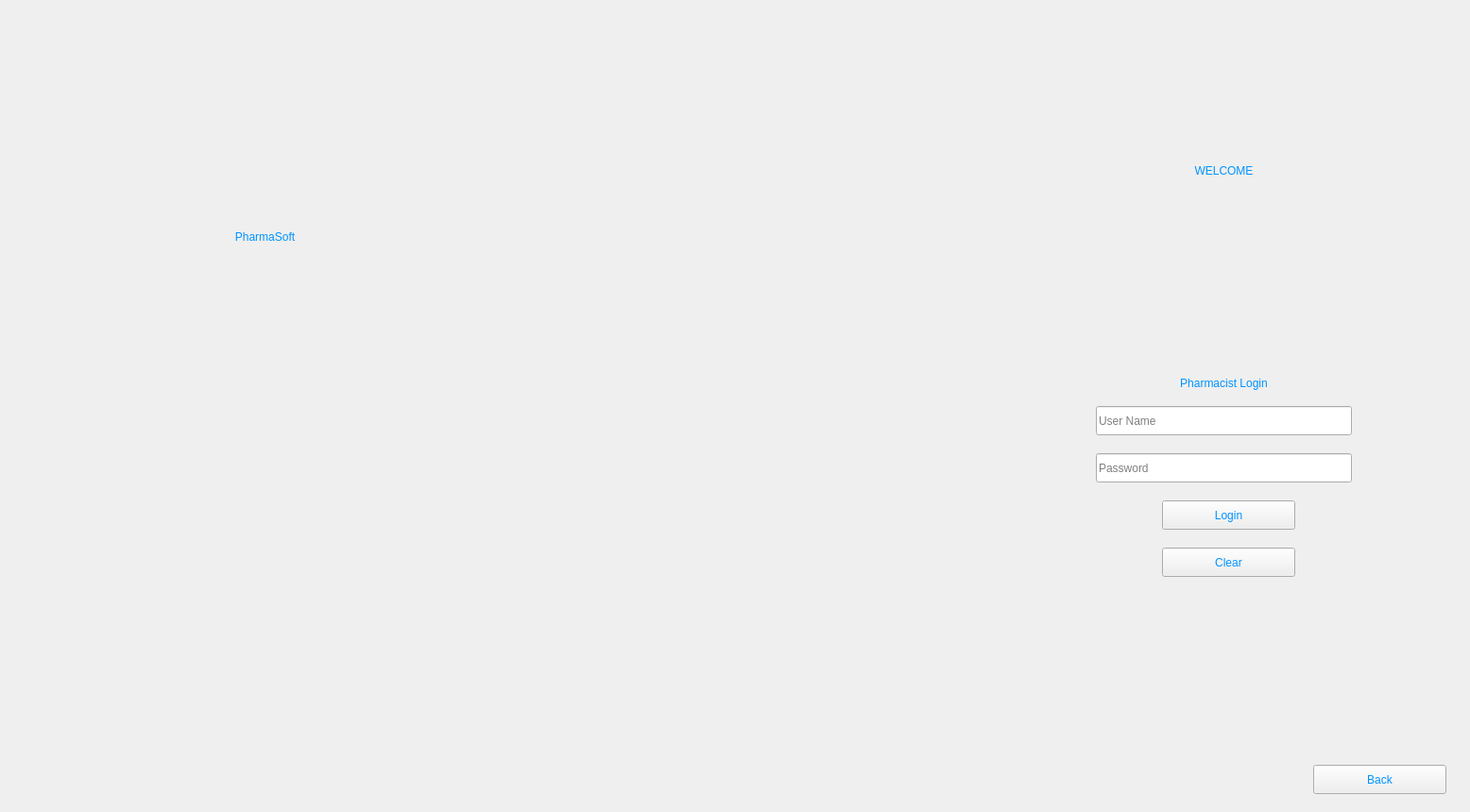
<?xml version="1.0" encoding="UTF-8"?>
<ui version="4.0">
 <class>User</class>
 <widget class="QWidget" name="User">
  <property name="geometry">
   <rect>
    <x>0</x>
    <y>0</y>
    <width>1556</width>
    <height>860</height>
   </rect>
  </property>
  <property name="cursor">
   <cursorShape>PointingHandCursor</cursorShape>
  </property>
  <property name="windowTitle">
   <string>PharmaSoft | Admin</string>
  </property>
  <property name="autoFillBackground">
   <bool>false</bool>
  </property>
  <property name="styleSheet">
   <string notr="true">#User{
background: url(:/newPrefix/loginbg.jpg)
}</string>
  </property>
  <widget class="QLabel" name="label">
   <property name="geometry">
    <rect>
     <x>0</x>
     <y>200</y>
     <width>561</width>
     <height>101</height>
    </rect>
   </property>
   <property name="autoFillBackground">
    <bool>false</bool>
   </property>
   <property name="styleSheet">
    <string notr="true">
font: 75 72pt &quot;Century Gothic&quot;;

color: qlineargradient(spread:pad, x1:0, y1:0, x2:1, y2:1, stop:0.869318 rgba(0, 147, 255, 255));</string>
   </property>
   <property name="text">
    <string>PharmaSoft</string>
   </property>
   <property name="scaledContents">
    <bool>true</bool>
   </property>
   <property name="alignment">
    <set>Qt::AlignCenter</set>
   </property>
   <property name="wordWrap">
    <bool>false</bool>
   </property>
  </widget>
  <widget class="QLabel" name="label_2">
   <property name="geometry">
    <rect>
     <x>250</x>
     <y>220</y>
     <width>151</width>
     <height>141</height>
    </rect>
   </property>
   <property name="text">
    <string/>
   </property>
  </widget>
  <widget class="QLabel" name="label_5">
   <property name="geometry">
    <rect>
     <x>1130</x>
     <y>140</y>
     <width>331</width>
     <height>81</height>
    </rect>
   </property>
   <property name="styleSheet">
    <string notr="true">font: 75 38pt &quot;Century Gothic&quot;;
color: rgb(0, 147, 255);</string>
   </property>
   <property name="text">
    <string>WELCOME</string>
   </property>
   <property name="alignment">
    <set>Qt::AlignCenter</set>
   </property>
  </widget>
  <widget class="QPushButton" name="login">
   <property name="geometry">
    <rect>
     <x>1230</x>
     <y>530</y>
     <width>141</width>
     <height>31</height>
    </rect>
   </property>
   <property name="styleSheet">
    <string notr="true">font: 75 16pt &quot;Century Gothic&quot;;
color: rgb(0, 147, 255);</string>
   </property>
   <property name="text">
    <string>Login</string>
   </property>
  </widget>
  <widget class="QPushButton" name="clear">
   <property name="geometry">
    <rect>
     <x>1230</x>
     <y>580</y>
     <width>141</width>
     <height>31</height>
    </rect>
   </property>
   <property name="styleSheet">
    <string notr="true">font: 75 16pt &quot;Century Gothic&quot;;
color: rgb(0, 147, 255);</string>
   </property>
   <property name="text">
    <string>Clear</string>
   </property>
  </widget>
  <widget class="QLineEdit" name="pharmacist_username">
   <property name="geometry">
    <rect>
     <x>1160</x>
     <y>430</y>
     <width>271</width>
     <height>31</height>
    </rect>
   </property>
   <property name="styleSheet">
    <string notr="true">font: 13pt &quot;Century Gothic&quot;;</string>
   </property>
   <property name="inputMask">
    <string/>
   </property>
   <property name="text">
    <string/>
   </property>
   <property name="placeholderText">
    <string>User Name</string>
   </property>
  </widget>
  <widget class="QLineEdit" name="pharmacist_password">
   <property name="geometry">
    <rect>
     <x>1160</x>
     <y>480</y>
     <width>271</width>
     <height>31</height>
    </rect>
   </property>
   <property name="styleSheet">
    <string notr="true">font: 13pt &quot;Century Gothic&quot;;</string>
   </property>
   <property name="echoMode">
    <enum>QLineEdit::Password</enum>
   </property>
   <property name="placeholderText">
    <string>Password</string>
   </property>
  </widget>
  <widget class="QLabel" name="label_6">
   <property name="geometry">
    <rect>
     <x>1200</x>
     <y>390</y>
     <width>191</width>
     <height>31</height>
    </rect>
   </property>
   <property name="styleSheet">
    <string notr="true">font: 75 15pt &quot;Century Gothic&quot;;
color: rgb(0, 147, 255);</string>
   </property>
   <property name="text">
    <string>Pharmacist Login</string>
   </property>
   <property name="alignment">
    <set>Qt::AlignCenter</set>
   </property>
  </widget>
  <widget class="QLabel" name="label_4">
   <property name="geometry">
    <rect>
     <x>1210</x>
     <y>230</y>
     <width>161</width>
     <height>151</height>
    </rect>
   </property>
   <property name="text">
    <string/>
   </property>
   <property name="pixmap">
    <pixmap resource="photos/employee.qrc">:/newPrefix/emloyee.png</pixmap>
   </property>
   <property name="scaledContents">
    <bool>true</bool>
   </property>
  </widget>
  <widget class="QPushButton" name="back">
   <property name="geometry">
    <rect>
     <x>1390</x>
     <y>810</y>
     <width>141</width>
     <height>31</height>
    </rect>
   </property>
   <property name="cursor">
    <cursorShape>PointingHandCursor</cursorShape>
   </property>
   <property name="styleSheet">
    <string notr="true">font: 75 16pt &quot;Century Gothic&quot;;
color: rgb(0, 147, 255);</string>
   </property>
   <property name="text">
    <string>Back</string>
   </property>
   <property name="icon">
    <iconset>
     <normaloff>photos/back.jpg</normaloff>photos/back.jpg</iconset>
   </property>
  </widget>
 </widget>
 <resources>
  <include location="photos/loginbg.qrc"/>
  <include location="photos/employee.qrc"/>
  <include location="photos/admin.qrc"/>
  <include location="photos/loginbg.qrc"/>
  <include location="C:/Users/subha/.designer/backup/photos/employee.qrc"/>
  <include location="C:/Users/subha/.designer/backup/photos/admin.qrc"/>
 </resources>
 <connections/>
</ui>
